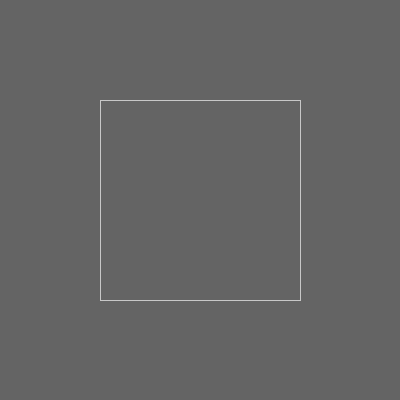
Frame 1 (no input)
Frame 2 (the mouse pressed at the canvas centre, redrawn once): identical to frame 1, image omitted

The Processing sketch that drew this single still picture (run headless with seeded random() and noise(); the mouse was pressed at the canvas centre and the sketch redrawn once):

// Processing sketch: sketch_23_2_Ali_Hall
// ── sketch_23_2_Ali_Hall.pde
void setup (){
  size(400,400);
  background(100);
  smooth();
  noLoop();
  stroke(255);
  noFill();
  rectMode(CENTER);
}
void draw (){
squareNest (200,200,200,200,200);
}
  void squareNest (int size, int number, int x, int y , int colour)
  { stroke (colour);
  for (int counter = number; counter >0; counter -=10) {
    rect (x,y,size,size);

  }
}
  
